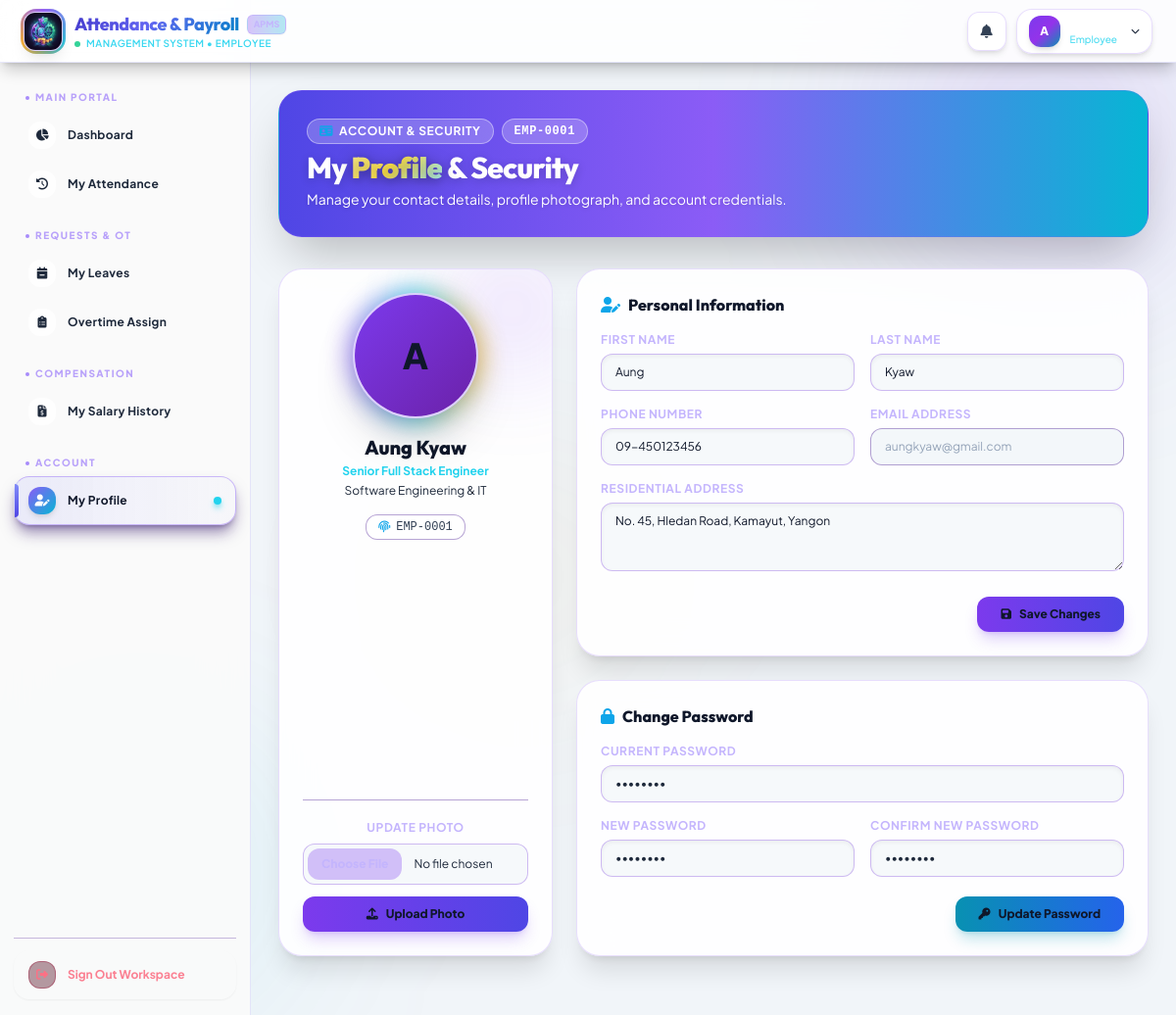
/employee/profile (signed in), run on the app's committed database.
### tables this page shows
CREATE TABLE `employee` (
  `EmpID` int NOT NULL AUTO_INCREMENT,
  `FirstName` varchar(100) NOT NULL,
  `LastName` varchar(100) NOT NULL,
  `Gender` enum('Male','Female','Other') NOT NULL DEFAULT 'Other',
  `Email` varchar(255) NOT NULL,
  `Password` varchar(255) NOT NULL,
  `PhoneNumber` varchar(30) NOT NULL,
  `Address` text NOT NULL,
  `PositionID` int NOT NULL,
  `JoinDate` date NOT NULL,
  `Status` enum('Active','Inactive') NOT NULL DEFAULT 'Active',
  `ProfilePhoto` varchar(255) DEFAULT NULL,
  `PasswordResetRequest` tinyint(1) NOT NULL DEFAULT '0',
  `is_first_login` tinyint(1) NOT NULL DEFAULT '1',
  PRIMARY KEY (`EmpID`),
  UNIQUE KEY `uq_emp_email` (`Email`),
  KEY `idx_employee_position` (`PositionID`),
  KEY `idx_employee_status` (`Status`),
  CONSTRAINT `fk_employee_position` FOREIGN KEY (`PositionID`) REFERENCES `position` (`PositionID`) ON DELETE RESTRICT ON UPDATE CASCADE
);

CREATE TABLE `position` (
  `PositionID` int NOT NULL AUTO_INCREMENT,
  `PositionName` varchar(100) NOT NULL,
  `DeptID` int NOT NULL,
  `BasicSalary` decimal(12,2) NOT NULL DEFAULT '0.00',
  PRIMARY KEY (`PositionID`),
  KEY `idx_position_dept` (`DeptID`),
  CONSTRAINT `fk_position_department` FOREIGN KEY (`DeptID`) REFERENCES `department` (`DeptID`) ON DELETE RESTRICT ON UPDATE CASCADE
);

CREATE TABLE `department` (
  `DeptID` int NOT NULL AUTO_INCREMENT,
  `DeptName` varchar(100) NOT NULL,
  PRIMARY KEY (`DeptID`),
  UNIQUE KEY `uq_dept_name` (`DeptName`)
);

### controllers/EmployeeController.php (called while the page is built, shortened)
<?php
class EmployeeController extends Controller {
    public function profile() {
        $emp_id = $_SESSION['employee_id'];
        $employee = $this->model('Employee')->getEmployeeById($emp_id);
        $this->view('layouts/main', [
            'title' => 'My Profile',
            'content' => 'employee/profile',
            'employee' => $employee
        ]);
    }
}

### core/Router.php (called while the page is built, shortened)
<?php
class Router {
    protected $currentMethod = 'index';
    public function __construct() {
        $url = $this->getUrl();
        if(isset($url[0]) && file_exists(__DIR__ . '/../controllers/' . ucwords($url[0]). 'Controller.php')){
            unset($url[0]);
        }
        $this->currentController = new $this->currentController;
        if(isset($url[1])){
            if(method_exists($this->currentController, $url[1])){
                $this->currentMethod = $url[1];
                unset($url[1]);
            }
        }
        $this->params = $url ? array_values($url) : [];
        call_user_func_array([$this->currentController, $this->currentMethod], $this->params);
    }
    public function getUrl(){
        if(isset($_GET['url'])){
            $url = rtrim($_GET['url'], '/');
            $url = filter_var($url, FILTER_SANITIZE_URL);
            $url = explode('/', $url);
            return $url;
        }
        return [];
    }
}

### index.php (called while the page is built, shortened)
<?php
require_once __DIR__ . '/config/database.php';
require_once __DIR__ . '/core/Controller.php';
require_once __DIR__ . '/core/Router.php';
$router = new Router();

### models/Employee.php (called while the page is built, shortened)
<?php
require_once __DIR__ . '/../config/database.php';
class Employee {
    private $conn;
    private $table = 'Employee';
    public function __construct() {
        $database = new Database();
        $this->conn = $database->getConnection();
    }
    public function getEmployeeById($id) {
        $query = "SELECT e.*, p.PositionName, p.BasicSalary, p.DeptID, d.DeptName
                  FROM " . $this->table . " e
                  LEFT JOIN Position p ON e.PositionID = p.PositionID
                  LEFT JOIN Department d ON p.DeptID = d.DeptID
                  WHERE e.EmpID = :id";
        $stmt = $this->conn->prepare($query);
        $stmt->bindParam(':id', $id);
        $stmt->execute();
        return $stmt->fetch(PDO::FETCH_ASSOC);
    }
}

### config/database.php (called while the page is built, shortened)
<?php
class Database {
    private $host = "localhost";
    private $db_name = "payrolldb";
    private $username = "root";
    private $password = "";
    public function getConnection() {
        $this->conn = null;
        try {
            $this->conn = new PDO("mysql:host=" . $this->host . ";dbname=" . $this->db_name, $this->username, $this->password);
            $this->conn->exec("set names utf8");
            $this->conn->setAttribute(PDO::ATTR_ERRMODE, PDO::ERRMODE_EXCEPTION);
            $this->conn->setAttribute(PDO::ATTR_DEFAULT_FETCH_MODE, PDO::FETCH_ASSOC);
        } catch(PDOException $exception) {
            echo "Database Connection Error: " . $exception->getMessage();
        }
        return $this->conn;
    }
}

### views/employee/profile.php (the view, shortened to what this page needs)
<?php $employee = $data['employee'] ?? []; ?>
<div class="relative overflow-hidden rounded-3xl bg-gradient-to-r from-indigo-600 via-violet-500 to-cyan-500 border border-violet-500/25 p-6 lg:p-7 mb-8 shadow-2xl" data-aos="fade-down">
    <div class="relative z-10 flex flex-col sm:flex-row items-start sm:items-center justify-between gap-4">
        <div>
            <div class="flex items-center gap-2 mb-1.5">
                <span class="inline-flex items-center gap-1.5 px-3 py-1 rounded-full bg-violet-500/15 border border-violet-500/30 text-violet-300 text-xs font-bold uppercase tracking-wider">
                    <i class="fa-solid fa-id-card text-secondary"></i>
                    <span>Account & Security</span>
                </span>
                <span class="inline-flex items-center px-3 py-1 rounded-full bg-cyan-500/15 border border-cyan-500/30 text-cyan-300 text-xs font-bold uppercase tracking-wider font-mono">
                    EMP-<?= str_pad($employee['EmpID'] ?? 0, 4, '0', STR_PAD_LEFT) ?>
                </span>
            </div>
            <h1 class="text-2xl sm:text-3xl font-extrabold text-white tracking-tight font-outfit">
                My <span class="gradient-text">Profile</span> & Security
            </h1>
            <p class="text-gray-300 text-xs sm:text-sm mt-1">Manage your contact details, profile photograph, and account credentials.</p>
        </div>
    </div>
</div>
<div class="grid grid-cols-1 lg:grid-cols-3 gap-6 mb-8" data-aos="fade-up" data-aos-delay="100">
    <div class="lg:col-span-1">
        <div class="card-glass rounded-3xl p-6 text-center border border-violet-500/20 shadow-xl relative overflow-hidden flex flex-col justify-between h-full">
            <div class="absolute -right-10 -top-10 w-40 h-40 bg-violet-600/10 rounded-full blur-2xl pointer-events-none"></div>
            <div>
                <div class="relative w-32 h-32 mx-auto mb-4 group">
                    <div class="relative w-full h-full rounded-full overflow-hidden border-2 border-violet-400/40 bg-surface shadow-2xl">
                        <?php if (!empty($employee['ProfilePhoto'])): ?>
                            <img src="/payrollsystem/<?= htmlspecialchars($employee['ProfilePhoto']) ?>" alt="Profile" class="w-full h-full object-cover">
                        <?php else: ?>
                            <div class="w-full h-full bg-gradient-to-br from-violet-600 to-purple-800 flex items-center justify-center text-4xl font-extrabold text-white">
                                <?= htmlspecialchars(strtoupper(substr($employee['FirstName'] ?? 'E', 0, 1))) ?>
                            </div>
                        <?php endif; ?>
                    </div>
                </div>
                <h3 class="text-xl font-extrabold text-white font-outfit"><?= htmlspecialchars(($employee['FirstName'] ?? '') . ' ' . ($employee['LastName'] ?? '')) ?></h3>
                <p class="text-cyan-400 font-bold text-xs mt-0.5"><?= htmlspecialchars($employee['PositionName'] ?? 'Employee') ?></p>
                <p class="text-xs text-gray-400 mt-1"><?= htmlspecialchars($employee['DeptName'] ?? 'Department') ?></p>
                <div class="mt-4 inline-flex items-center gap-1.5 px-3 py-1 rounded-xl bg-surface/90 border border-violet-900/40 text-gray-300 text-xs font-mono">
                    <i class="fa-solid fa-fingerprint text-secondary text-xs"></i>
                    <span>EMP-<?= str_pad($employee['EmpID'] ?? 0, 4, '0', STR_PAD_LEFT) ?></span>
                </div>
            </div>
            <div class="mt-6 border-t border-violet-900/40 pt-5">
                <form action="/payrollsystem/employee/updatePhoto" method="POST" enctype="multipart/form-data">
                    <label class="block text-xs font-bold uppercase tracking-wider text-violet-300 mb-2">Update Photo</label>
                    <input type="file" name="profile_photo" accept="image/*" class="w-full text-xs text-gray-400 file:mr-3 file:py-2 file:px-3.5 file:rounded-xl file:border-0 file:text-xs file:font-extrabold file:bg-violet-600/30 file:text-violet-300 hover:file:bg-violet-600/50 mb-3 cursor-pointer bg-darker/60 rounded-xl border border-violet-700/30 p-1">
                    <button type="submit" class="w-full py-2.5 bg-gradient-to-r from-violet-600 to-indigo-600 hover:from-violet-500 hover:to-indigo-500 text-white font-extrabold text-xs rounded-xl transition-all shadow-lg shadow-violet-600/25 hover:scale-[1.02] active:scale-[0.98]">
                        <i class="fa-solid fa-upload mr-1.5"></i> Upload Photo
                    </button>
                </form>
            </div>
        </div>
    </div>
    <div class="lg:col-span-2 space-y-6">
        <div class="card-glass rounded-3xl p-6 border border-violet-500/20 shadow-xl">
            <h3 class="text-base font-extrabold text-white mb-4 flex items-center gap-2 font-outfit">
                <i class="fa-solid fa-user-pen text-secondary"></i> Personal Information
            </h3>
            <form action="/payrollsystem/employee/updateProfile" method="POST">
                <div class="grid grid-cols-1 md:grid-cols-2 gap-4">
                    <div>
                        <label class="block text-xs font-bold uppercase tracking-wider text-violet-300 mb-1.5">First Name</label>
                        <input type="text" name="first_name" value="<?= htmlspecialchars($employee['FirstName'] ?? '') ?>" required class="w-full px-3.5 py-2.5 bg-darker/60 border border-violet-700/30 text-white rounded-xl focus:ring-2 focus:ring-violet-500 focus:border-violet-400 text-xs shadow-inner">
                    </div>
                    <div>
                        <label class="block text-xs font-bold uppercase tracking-wider text-violet-300 mb-1.5">Last Name</label>
                        <input type="text" name="last_name" value="<?= htmlspecialchars($employee['LastName'] ?? '') ?>" required class="w-full px-3.5 py-2.5 bg-darker/60 border border-violet-700/30 text-white rounded-xl focus:ring-2 focus:ring-violet-500 focus:border-violet-400 text-xs shadow-inner">
                    </div>
                    <div>
                        <label class="block text-xs font-bold uppercase tracking-wider text-violet-300 mb-1.5">Phone Number</label>
                        <input type="text" name="phone_number" id="phone_number" value="<?= htmlspecialchars($employee['PhoneNumber'] ?? '') ?>" required class="w-full px-3.5 py-2.5 bg-darker/60 border border-violet-700/30 text-white rounded-xl focus:ring-2 focus:ring-violet-500 focus:border-violet-400 text-xs shadow-inner">
                    </div>
                    <div>
                        <label class="block text-xs font-bold uppercase tracking-wider text-violet-300 mb-1.5">Email Address</label>
                        <input type="email" name="email" value="<?= htmlspecialchars($employee['Email'] ?? '') ?>" readonly class="w-full px-3.5 py-2.5 bg-darker/80 border border-violet-900/40 text-gray-500 rounded-xl cursor-not-allowed text-xs">
                    </div>
                    <div class="md:col-span-2">
                        <label class="block text-xs font-bold uppercase tracking-wider text-violet-300 mb-1.5">Residential Address</label>
                        <textarea name="address" rows="3" required class="w-full px-3.5 py-2.5 bg-darker/60 border border-violet-700/30 text-white rounded-xl focus:ring-2 focus:ring-violet-500 focus:border-violet-400 text-xs shadow-inner"><?= htmlspecialchars($employee['Address'] ?? '') ?></textarea>
                    </div>
                </div>
                <div class="mt-5 flex justify-end">
                    <button type="submit" class="px-6 py-2.5 bg-gradient-to-r from-violet-600 to-indigo-600 hover:from-violet-500 hover:to-indigo-500 text-white font-extrabold text-xs rounded-xl transition-all shadow-lg shadow-violet-600/25 hover:scale-105">
                        <i class="fa-solid fa-floppy-disk mr-1.5"></i> Save Changes
                    </button>
                </div>
            </form>
        </div>
        <div class="card-glass rounded-3xl p-6 border border-violet-500/20 shadow-xl">
            <h3 class="text-base font-extrabold text-white mb-4 flex items-center gap-2 font-outfit">
                <i class="fa-solid fa-lock text-secondary"></i> Change Password
            </h3>
            <form action="/payrollsystem/employee/changePassword" method="POST">
                <div class="space-y-4">
                    <div>
                        <label class="block text-xs font-bold uppercase tracking-wider text-violet-300 mb-1.5">Current Password</label>
                        <input type="password" name="current_password" required class="w-full px-3.5 py-2.5 bg-darker/60 border border-violet-700/30 text-white rounded-xl focus:ring-2 focus:ring-violet-500 focus:border-violet-400 text-xs shadow-inner" placeholder="••••••••">
                    </div>
                    <div class="grid grid-cols-1 md:grid-cols-2 gap-4">
                        <div>
                            <label class="block text-xs font-bold uppercase tracking-wider text-violet-300 mb-1.5">New Password</label>
                            <input type="password" name="new_password" id="new_password" required class="w-full px-3.5 py-2.5 bg-darker/60 border border-violet-700/30 text-white rounded-xl focus:ring-2 focus:ring-violet-500 focus:border-violet-400 text-xs shadow-inner" placeholder="••••••••">
                        </div>
                        <div>
                            <label class="block text-xs font-bold uppercase tracking-wider text-violet-300 mb-1.5">Confirm New Password</label>
                            <input type="password" name="confirm_password" required class="w-full px-3.5 py-2.5 bg-darker/60 border border-violet-700/30 text-white rounded-xl focus:ring-2 focus:ring-violet-500 focus:border-violet-400 text-xs shadow-inner" placeholder="••••••••">
                        </div>
                    </div>
                </div>
                <div class="mt-5 flex justify-end">
                    <button type="submit" class="px-6 py-2.5 bg-gradient-to-r from-cyan-600 to-blue-600 hover:from-cyan-500 hover:to-blue-500 text-white font-extrabold text-xs rounded-xl transition-all shadow-lg shadow-cyan-600/25 hover:scale-105">
                        <i class="fa-solid fa-key mr-1.5"></i> Update Password
                    </button>
                </div>
            </form>
        </div>
    </div>
</div>

### data on the page
employee: EmpID "0001", FirstName "A", FirstName+LastName "Aung Kyaw", PositionID.PositionName "Senior Full Stack Engineer", department.DeptName "Software Engineering & IT", first_name "Aung", last_name "Kyaw", phone_number "09-450123456", email "aungkyaw@gmail.com", address "No. 45, Hledan Road, Kamayut, Yangon"

### other printed values
$_SESSION['role'] "EMPLOYEE"
substr($_SESSION['Email'] ?? ($_SESSION['first_name'] ?? 'U'), 0, 1) "A"
$_SESSION['role'] "Employee"
$section['label'] "MAIN PORTAL"
$item['label'] "Dashboard"
$item['label'] "My Attendance"
$section['label'] "REQUESTS & OT"
$item['label'] "My Leaves"
$item['label'] "Overtime Assign"
$section['label'] "COMPENSATION"
$item['label'] "My Salary History"
$section['label'] "ACCOUNT"
$item['label'] "My Profile"
